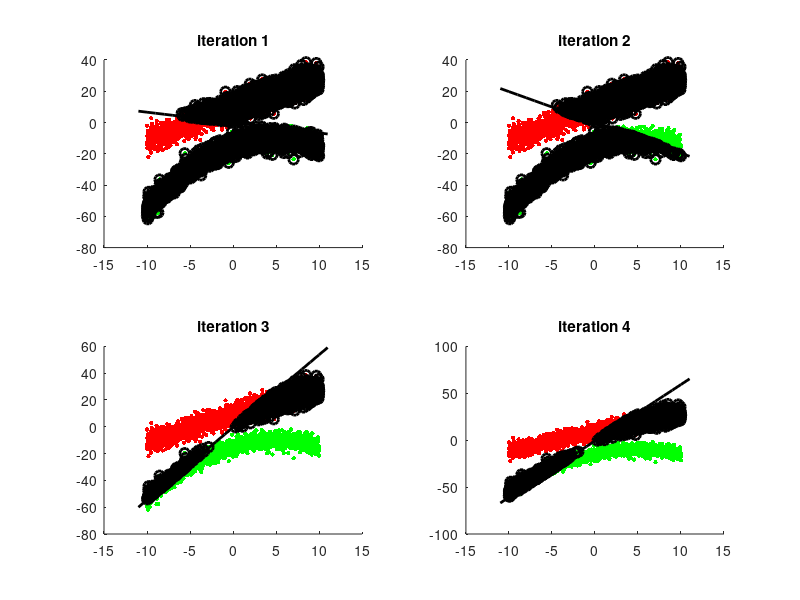
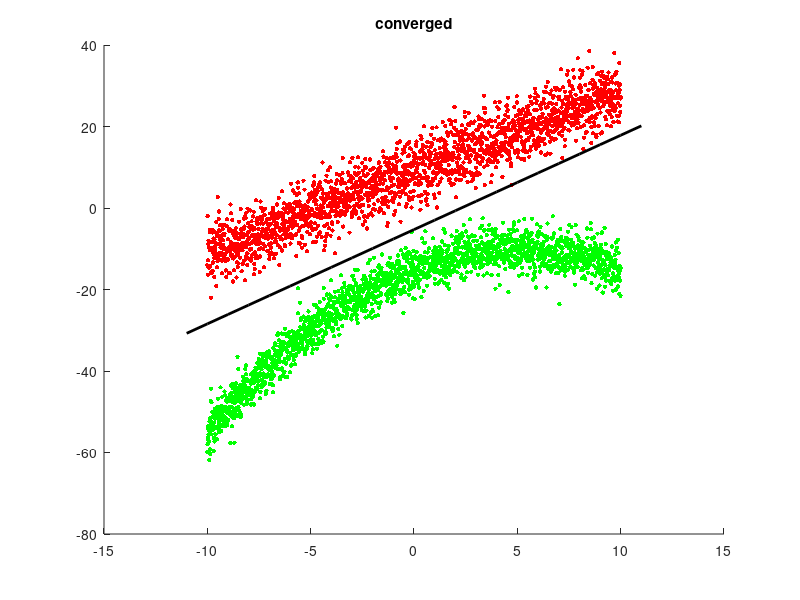

These charts were generated, in order, by the following MATLAB code:
load('SeparateMe.mat')

% (a) Initialize the weights for a perceptron
w1 = 2
w2 = 1
b = -3
y = b + w1*x1 + w2*x2
% (b) Draw a scatter plots of data points
scatter(x1(target==-1),x2(target==-1),10,'g','filled');
hold on
scatter(x1(target==1),x2(target==1),10,'r','filled');
x_test = -11:11; %define an arbitrary x sequence for drawing the line
y_test = (-w1*x_test-b)/w2;
plot(x_test,y_test,'k','linewidth',2);

% (c) Assign the predicted labels and determine if it is a correct classification
err_id=[];
for i = 1:size(x1) %loop through all points
    net=w1*x1(i)+w2*x2(i)+b;
    if net>=0 %set output to 1 if net >=0
        output(i) = 1;
    else %set output to -1 if net <0
        output(i) = -1;
    end
    if output(i)==target(i)
        incorrect(i) = 0;
    else
        incorrect(i) = 1;
        err_id=[err_id i]; %add index of index of incorrect output to err_id
    end
end

if any(err_id)
    scatter(x1(target==-1),x2(target==-1),10,'g','filled');
    hold on
    scatter(x1(target==1),x2(target==1),10,'r','filled');
    x_test = -11:11; %define an arbitrary x sequence for drawing the line
    y_test = (-w1*x_test-b)/w2;
    plot(x_test,y_test,'k','linewidth',2);
    scatter(x1(err_id),x2(err_id) ,50,'k','linewidth',2);
end

% (d) Update the weights for decision boundary given the error
w1=w1+(target(err_id(1))-output(err_id(1)))*x1(err_id(1));
w2=w2+(target(err_id(1))-output(err_id(1)))*x2(err_id(1));
b = b+(target(err_id(1))-output(err_id(1)));

% (e) Create a 2 by 2 subplots. recreate procedure from (c) to (d)
for index = 1:4
    err_id=[];
    for i = 1:size(x1) %loop through all points
        net=w1*x1(i)+w2*x2(i)+b;
        if net>=0 %set output to 1 if net >=0
            output(i) = 1;
        else %set output to -1 if net <0
            output(i) = -1;
        end
        if output(i)==target(i)
            incorrect(i) = 0;
        else
            incorrect(i) = 1;
            err_id=[err_id i]; %add index of index of incorrect output to err_id
        end
    end
    
    if any(err_id)
        subplot(2,2,index);
        str = sprintf('iteration %d',index);
        title(str);
        hold on
        scatter(x1(target==-1),x2(target==-1),10,'g','filled');
        hold on
        scatter(x1(target==1),x2(target==1),10,'r','filled');
        x_test = -11:11; %define an arbitrary x sequence for drawing the line
        y_test = (-w1*x_test-b)/w2;
        plot(x_test,y_test,'k','linewidth',2);
        scatter(x1(err_id),x2(err_id) ,50,'k','linewidth',2);
    end
    
    w1=w1+(target(err_id(1))-output(err_id(1)))*x1(err_id(1));
    w2=w2+(target(err_id(1))-output(err_id(1)))*x2(err_id(1));
    b = b+(target(err_id(1))-output(err_id(1)));
end


% (f) Repeat the procedure until there is no more classification error
figure
index = 0;
while true
    err_id=[];
    for i = 1:size(x1) %loop through all points
        net=w1*x1(i)+w2*x2(i)+b;
        if net>=0 %set output to 1 if net >=0
            output(i) = 1;
        else %set output to -1 if net <0
            output(i) = -1;
        end
        if output(i)==target(i)
            incorrect(i) = 0;
        else
            incorrect(i) = 1;
            err_id=[err_id i]; %add index of index of incorrect output to err_id
        end
    end
    
    % break out if no more errors
    indicator = any(err_id);
    if (sum(indicator) == 0)
        convergeInde = sprintf('iterations until converge: %d',index);
        disp(convergeInde);
        break
    end
    
    % update the weights
    w1=w1+(target(err_id(1))-output(err_id(1)))*x1(err_id(1));
    w2=w2+(target(err_id(1))-output(err_id(1)))*x2(err_id(1));
    b = b+(target(err_id(1))-output(err_id(1)));
    
    index = index+1;
end

% graph the converged plot
str = sprintf('converged');
title(str);
hold on
scatter(x1(target==-1),x2(target==-1),10,'g','filled');
hold on
scatter(x1(target==1),x2(target==1),10,'r','filled');
x_test = -11:11; %define an arbitrary x sequence for drawing the line
y_test = (-w1*x_test-b)/w2;
plot(x_test,y_test,'k','linewidth',2);
scatter(x1(err_id),x2(err_id) ,50,'k','linewidth',2);



